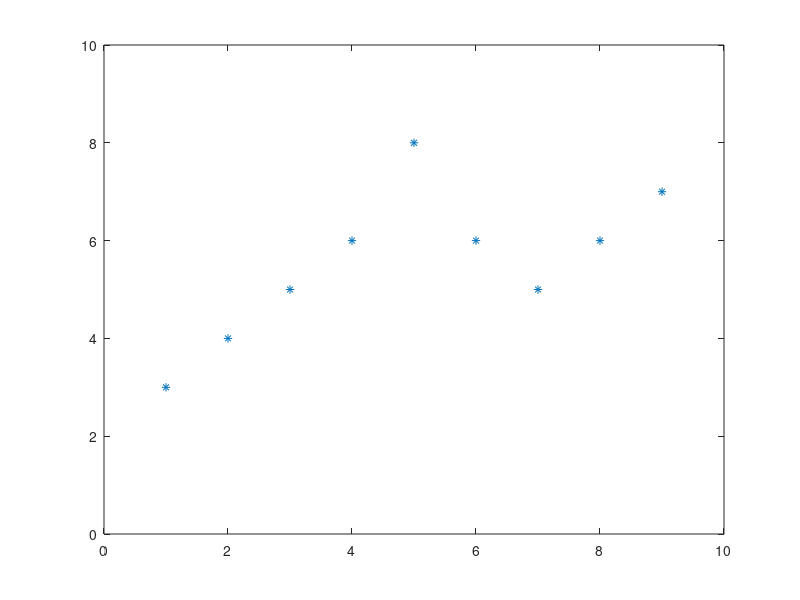

Here is the MATLAB script that generated this plot:
a = [1 2 3 4 6 4 3 4 5]
b = a + 2
plot(b)
grid on
bar(b)
xlabel('Sample #')
ylabel('Pounds')
plot(b,'*')
axis([0 10 0 10])